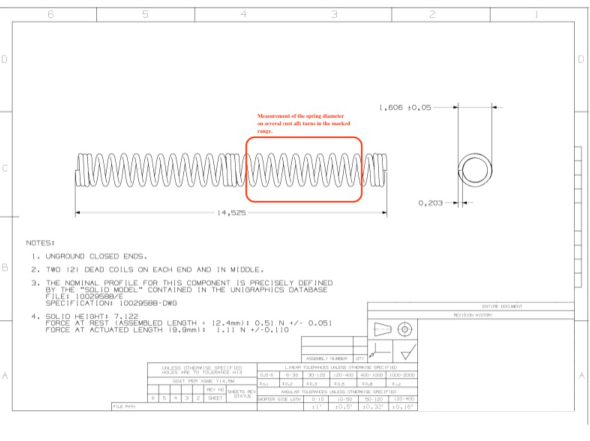
#> input picture data/raw/sample1.png, 1179 x 882 px, found by its file name (shown at 1/2 size)
$ python test_preproc_variants.py
#> lines starting #> are read from the running program, lines starting #| are printed output that depends on the picture; after the words box and inside, x2 and y2 are one past the last pixel; in counts of white or black regions, pixels touching at a corner belong together
### src/vision/preprocessing.py
# src/vision/preprocessing.py

import cv2
import numpy as np
from pathlib import Path
from typing import List, Dict, Any

def preprocess_variant(
    img: np.ndarray,
    *,
    upscale: float,
    clipLimit: float,
    tileGridSize: tuple[int,int],
    threshold: str,
    blockSize: int,
    C: int,
    blur: str|None,
    erosion_kernel: tuple[int,int]
) -> np.ndarray:
    # 1) upscale
    img = cv2.resize(img, None, fx=upscale, fy=upscale, interpolation=cv2.INTER_CUBIC)
    # 2) grayscale
    gray = cv2.cvtColor(img, cv2.COLOR_BGR2GRAY)
    # 3) optional blur
    if blur == "gaussian":
        gray = cv2.GaussianBlur(gray, (5,5), 0)
    elif blur == "median":
        gray = cv2.medianBlur(gray, 5)
    # 4) CLAHE
    clahe = cv2.createCLAHE(clipLimit=clipLimit, tileGridSize=tileGridSize)
    contrast = clahe.apply(gray)
    # 5) threshold
    if threshold == "otsu":
        _, bin_img = cv2.threshold(contrast, 0, 255, cv2.THRESH_BINARY + cv2.THRESH_OTSU)
    elif threshold == "adaptive_mean":
        bin_img = cv2.adaptiveThreshold(
            contrast, 255, cv2.ADAPTIVE_THRESH_MEAN_C,
            cv2.THRESH_BINARY, blockSize, C
        )
    else:  # adaptive_gaussian
        bin_img = cv2.adaptiveThreshold(
            contrast, 255, cv2.ADAPTIVE_THRESH_GAUSSIAN_C,
            cv2.THRESH_BINARY, blockSize, C
        )
    # 6) erosion per assottigliare
    kernel = np.ones(erosion_kernel, np.uint8)
    thinned = cv2.erode(bin_img, kernel, iterations=1)
    return thinned

def generate_preprocessing_variants(
    image_path: str,
    output_dir: str = "src/input/preprocessed_variants"
) -> List[Path]:
    """
    Genera 10 preprocessamenti diversi e li salva in output_dir.
    Ritorna la lista dei Path generati.
    """
#> called with image_path = 'src/input/sample1.png', output_dir = 'src/input/preprocessed_variants'
    configs: List[Dict[str, Any]] = [
        {"upscale":2.0, "clipLimit":1.0, "tileGridSize":(8,8), "threshold":"otsu",           "blockSize":11, "C":2, "blur":None,         "erosion_kernel":(1,1)},
        {"upscale":2.0, "clipLimit":2.0, "tileGridSize":(8,8), "threshold":"otsu",           "blockSize":11, "C":2, "blur":"gaussian",   "erosion_kernel":(1,1)},
        {"upscale":3.0, "clipLimit":2.0, "tileGridSize":(8,8), "threshold":"adaptive_mean",  "blockSize":15, "C":5, "blur":None,         "erosion_kernel":(2,2)},
        {"upscale":3.0, "clipLimit":2.0, "tileGridSize":(8,8), "threshold":"adaptive_gaussian","blockSize":15, "C":5, "blur":None,         "erosion_kernel":(2,2)},
        {"upscale":3.0, "clipLimit":3.0, "tileGridSize":(4,4), "threshold":"otsu",           "blockSize":11, "C":2, "blur":"median",     "erosion_kernel":(1,1)},
        {"upscale":2.5, "clipLimit":1.5, "tileGridSize":(8,8), "threshold":"adaptive_mean",  "blockSize":21, "C":3, "blur":"gaussian",   "erosion_kernel":(1,1)},
        {"upscale":2.5, "clipLimit":1.5, "tileGridSize":(8,8), "threshold":"adaptive_gaussian","blockSize":21, "C":3, "blur":"median",     "erosion_kernel":(1,1)},
        {"upscale":3.0, "clipLimit":2.0, "tileGridSize":(16,16),"threshold":"otsu",          "blockSize":11, "C":0, "blur":None,        "erosion_kernel":(2,2)},
        {"upscale":2.0, "clipLimit":2.5, "tileGridSize":(8,8), "threshold":"adaptive_mean",  "blockSize":11, "C":5, "blur":"gaussian",   "erosion_kernel":(1,1)},
        {"upscale":2.0, "clipLimit":2.5, "tileGridSize":(8,8), "threshold":"adaptive_gaussian","blockSize":11, "C":5, "blur":"median",     "erosion_kernel":(1,1)},
    ]

    Path(output_dir).mkdir(parents=True, exist_ok=True)
    img = cv2.imread(image_path)
#> img is the input picture: shape (882, 1179, 3); mean B, G, R 248.8, 248.9, 249.5
    out_paths: List[Path] = []

    for idx, cfg in enumerate(configs, start=1):
        proc = preprocess_variant(img.copy(), **cfg)
        out_path = Path(output_dir) / f"variant_{idx}.png"
        cv2.imwrite(str(out_path), proc)
        out_paths.append(out_path)
#> this loop made 10 passes
#> pass 1, in preprocess_variant, `contrast = clahe.apply(gray)`:
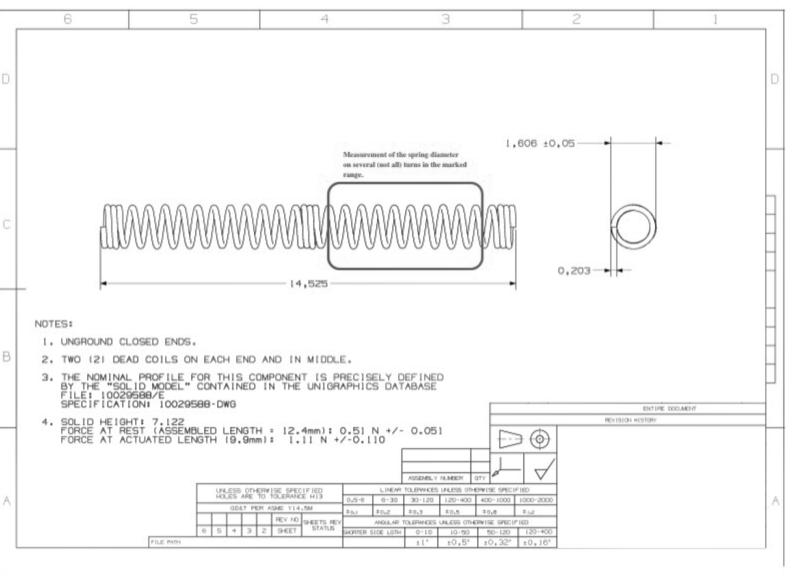
#> contrast: shape (1764, 2358) (shown at 1/3 size); min 1, max 255, mean 246.6
#> pass 1, in preprocess_variant, `_, bin_img = cv2.threshold(contrast, 0, 255, cv2.THRESH_BINARY + cv2.T..`:
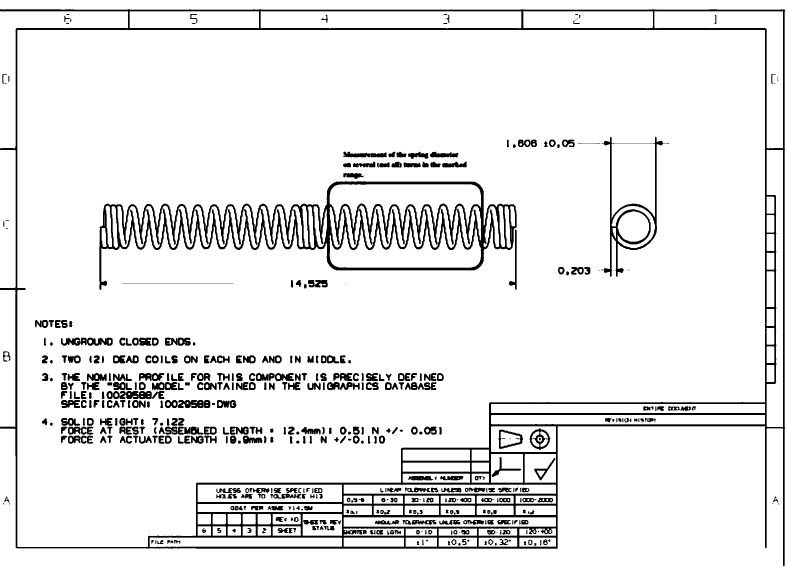
#> bin_img: shape (1764, 2358) (shown at 1/3 size); 91.7% white; 527 black regions (32 under 20 px), largest, box (x1, y1, x2, y2) and area: (0, 27, 2355, 1699) 133917, (298, 544, 1550, 870) 73194, (1811, 410, 1989, 831) 9301
#> after the loop, out_paths = 10 items

    return out_paths

### src/vision/test_preproc_variants.py
# src/vision/test_preproc_variants.py

import sys
from pathlib import Path

# Assicuriamoci che `src/` sia nel path
root = Path(__file__).parents[1]  # sale da src/vision a src/
sys.path.insert(0, str(root))

from vision.preprocessing import generate_preprocessing_variants

if __name__ == "__main__":
    variants = generate_preprocessing_variants(str(root / "input" / "sample1.png"))
#> variants = 10 items
    print("Generated variants:")
    for p in variants:
        print(" -", p)
